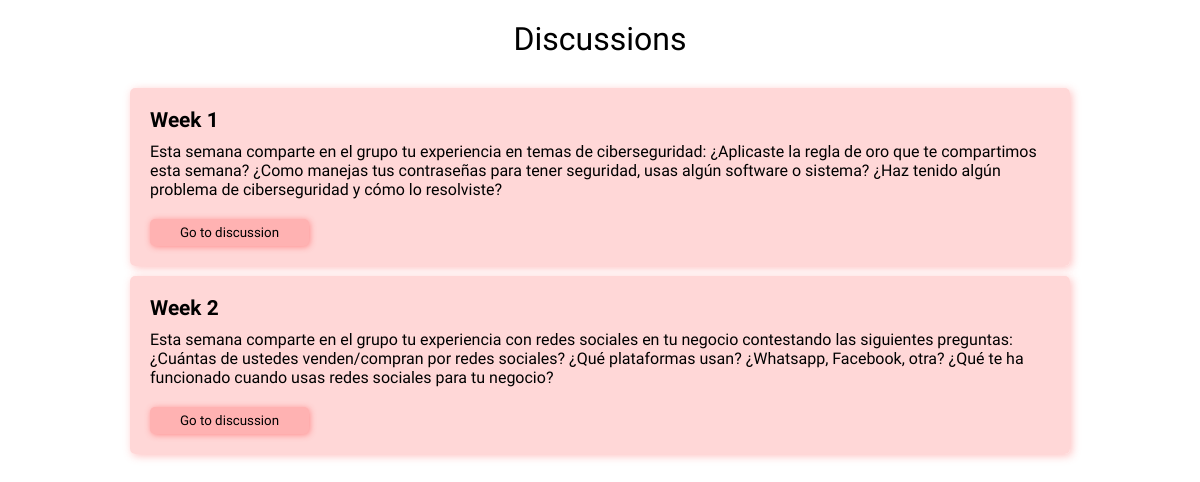
The page / on the database its author committed.
### discussion/models.py (models this page shows, shortened)
class Thread(models.Model):
    primary_key = models.IntegerField(default=1)
    week = models.CharField(max_length=100)
    topic = models.CharField(max_length=2000)
    messages = models.TextField(null=True)
    inforgraphic_text = models.TextField(
        default='Acceso a Infografía de esta semana', max_length=255, null=True, blank=True)
    infographic_link = models.TextField(default='', null=True, blank=True)

### discussion/views.py (the view)
# urls.py: path('', HomeView.as_view(), name='home'),
class HomeView(ListView):
    model = Thread
    template_name = 'home.html'
    def get_context_data(self, *args, **kwargs):
        context = super(HomeView, self).get_context_data(*args, **kwargs)
        context['user_id'] = self.request.GET.get('user')
        return context

### templates/home.html (shortened to what this page needs)
{% load static %}
<!DOCTYPE html>
<html lang="en">
<head>
    <link rel="stylesheet" href="{% static 'style.css' %}">
</head>
<body onload="update_user_id()">
    <div style="padding: 20px; text-align: center; font-size: 2em;" >
        Discussions
    </div>
    <div style="margin: auto; width: 80%; display: flex; flex-direction: column;" >
        <div>
            {% for post in object_list %}
            <div style="padding: 20px;
            background-color: #ffd4d4eb;
            box-shadow: 2px 2px 8px #ff5f5f63;
            border-radius: 5px; margin: 10px;">
            <div style="font-weight: bold;
            font-size: 1.3em;
            margin-bottom: 10px;" >
                {{post.week}}
            </div>
            <div>
                {{post.topic}}
            </div>
            <a href="{% url 'discussion-detail' post.primary_key user_id%}">
                <button style="border: none;
                margin-top: 20px;
                padding: 6px 30px;
                border-radius: 5px;
                background-color: #ffb2b2;
                box-shadow: 1px 1px 6px #ff8d8d;" >Go to discussion</button>
            </a>
            </div>
            {% endfor %}
        </div>
    </div>
</body>
</html>

### static/style.css (style rules this page uses)
* { margin: 0; padding: 0; font-family: 'Titillium Web', sans-serif; }

### rows shown on the page
Thread: week "Week 1", topic "Esta semana comparte en el grupo tu experiencia en temas de ciberseguridad: ¿Aplicaste la regla de oro que te compartimos esta semana? ¿Como manejas tus contraseñas para tener seguridad, usas algún software o sistema? ¿Haz tenido algún problema de ciberseguridad y cómo lo resolviste?"
Thread: week "Week 2", topic "Esta semana comparte en el grupo tu experiencia con redes sociales en tu negocio contestando las siguientes preguntas: ¿Cuántas de ustedes venden/compran por redes sociales? ¿Qué plataformas usan? ¿Whatsapp, Facebook, otra? ¿Qué te ha funcionado cuando usas redes sociales para tu negocio?"
